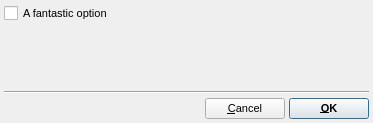
<?xml version="1.0" encoding="UTF-8"?>
<ui version="4.0">
 <class>XYZImportOptionsDialog</class>
 <widget class="QDialog" name="XYZImportOptionsDialog">
  <property name="geometry">
   <rect>
    <x>0</x>
    <y>0</y>
    <width>373</width>
    <height>123</height>
   </rect>
  </property>
  <property name="font">
   <font>
    <pointsize>8</pointsize>
   </font>
  </property>
  <property name="windowTitle">
   <string>XYZ Import Options</string>
  </property>
  <layout class="QVBoxLayout" name="verticalLayout">
   <property name="spacing">
    <number>4</number>
   </property>
   <property name="leftMargin">
    <number>4</number>
   </property>
   <property name="topMargin">
    <number>4</number>
   </property>
   <property name="rightMargin">
    <number>4</number>
   </property>
   <property name="bottomMargin">
    <number>4</number>
   </property>
   <item>
    <widget class="QCheckBox" name="MyOptionCheck">
     <property name="text">
      <string>A fantastic option</string>
     </property>
    </widget>
   </item>
   <item>
    <spacer name="verticalSpacer">
     <property name="orientation">
      <enum>Qt::Vertical</enum>
     </property>
     <property name="sizeHint" stdset="0">
      <size>
       <width>362</width>
       <height>48</height>
      </size>
     </property>
    </spacer>
   </item>
   <item>
    <widget class="Line" name="line">
     <property name="orientation">
      <enum>Qt::Horizontal</enum>
     </property>
    </widget>
   </item>
   <item>
    <layout class="QHBoxLayout" name="horizontalLayout">
     <item>
      <spacer name="horizontalSpacer">
       <property name="orientation">
        <enum>Qt::Horizontal</enum>
       </property>
       <property name="sizeHint" stdset="0">
        <size>
         <width>40</width>
         <height>20</height>
        </size>
       </property>
      </spacer>
     </item>
     <item>
      <widget class="QPushButton" name="CancelButton">
       <property name="text">
        <string>&amp;Cancel</string>
       </property>
       <property name="autoDefault">
        <bool>false</bool>
       </property>
       <property name="default">
        <bool>true</bool>
       </property>
      </widget>
     </item>
     <item>
      <widget class="QPushButton" name="OKButton">
       <property name="font">
        <font>
         <weight>75</weight>
         <bold>true</bold>
        </font>
       </property>
       <property name="text">
        <string>&amp;OK</string>
       </property>
       <property name="autoDefault">
        <bool>false</bool>
       </property>
       <property name="default">
        <bool>true</bool>
       </property>
      </widget>
     </item>
    </layout>
   </item>
  </layout>
 </widget>
 <resources/>
 <connections/>
</ui>
